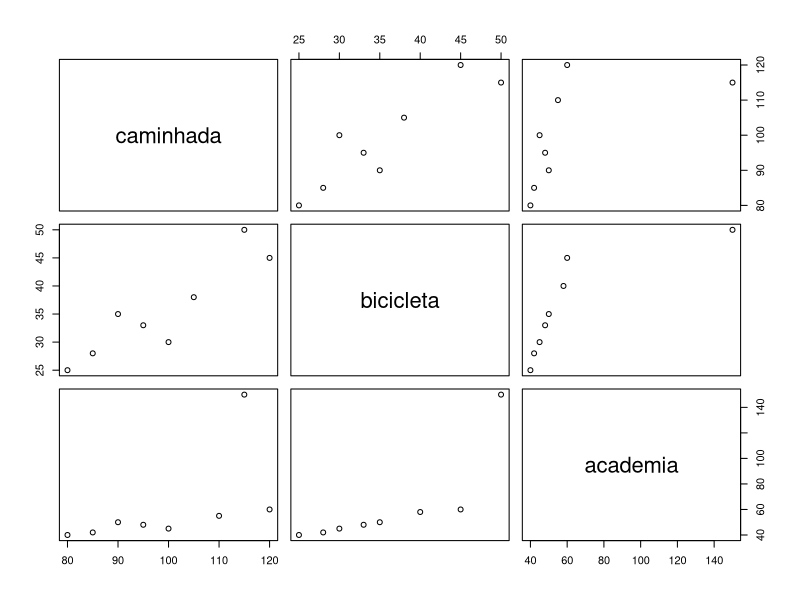
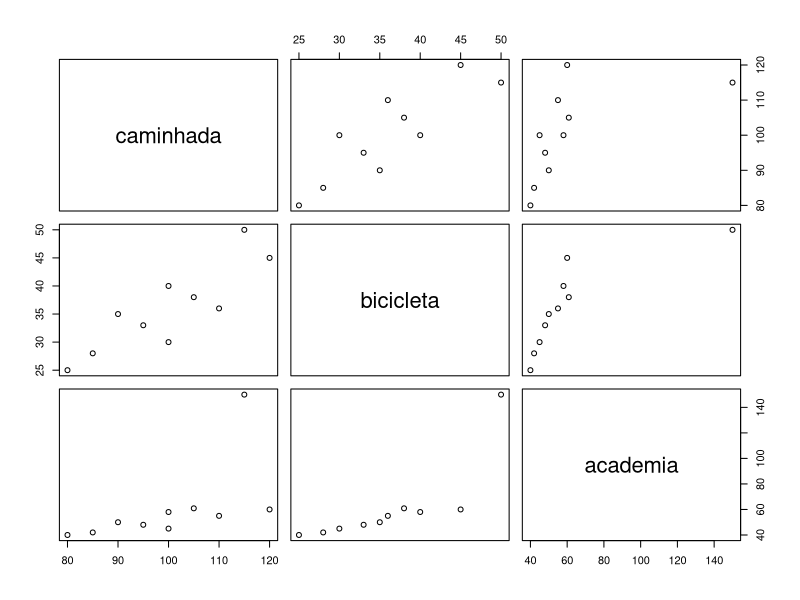
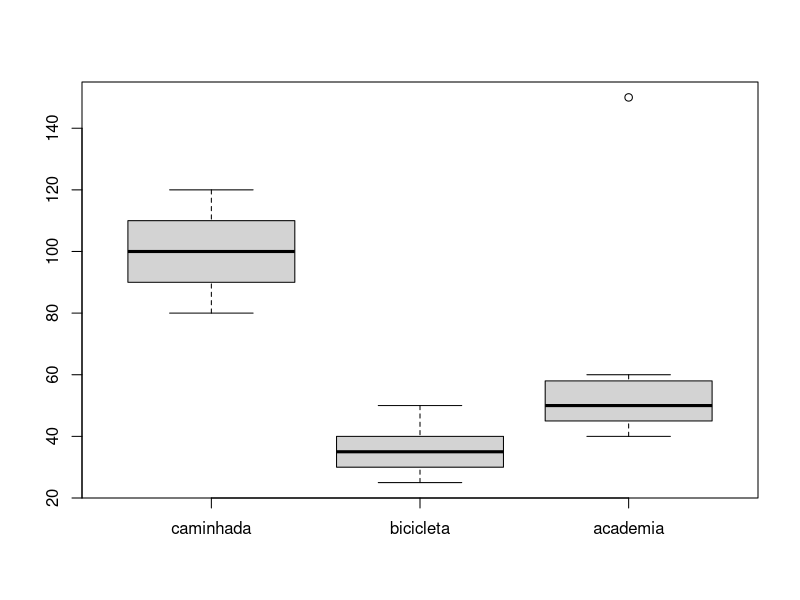
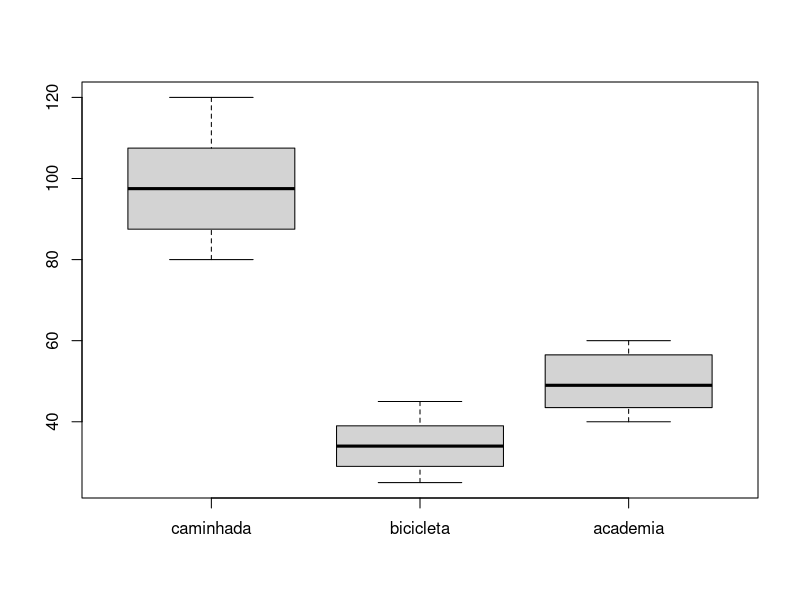
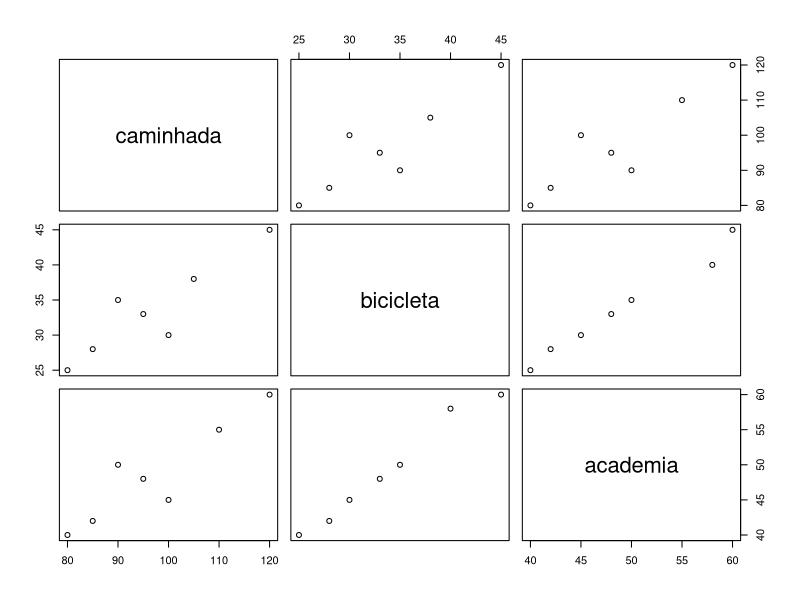

Recreate these plots in R, in order.
caminhada <- c(120,90,100,110,80,105,95,NA,85,115)
bicicleta <- c(45,35,30,NA,25,38,33,40,28,50)
academia <- c(60,50,45,55,40,NA,48,58,42,150)

dados <- cbind(caminhada,bicicleta,academia)

dados <- data.frame(caminhada, bicicleta, academia)

cor(dados, use = "pairwise.complete.obs")

plot(dados)

#b)
dados_imputados <- dados
for (i in 1:ncol(dados)) {
  media <- mean(dados[, i], na.rm = TRUE)
  dados_imputados[, i][is.na(dados[, i])] <- media
}

cor(dados_imputados)
plot(dados_imputados)
boxplot(dados)

dados <- dados[1:9,]
dados

boxplot(dados)
cor(dados, use = "pairwise.complete.obs")

plot(dados)
